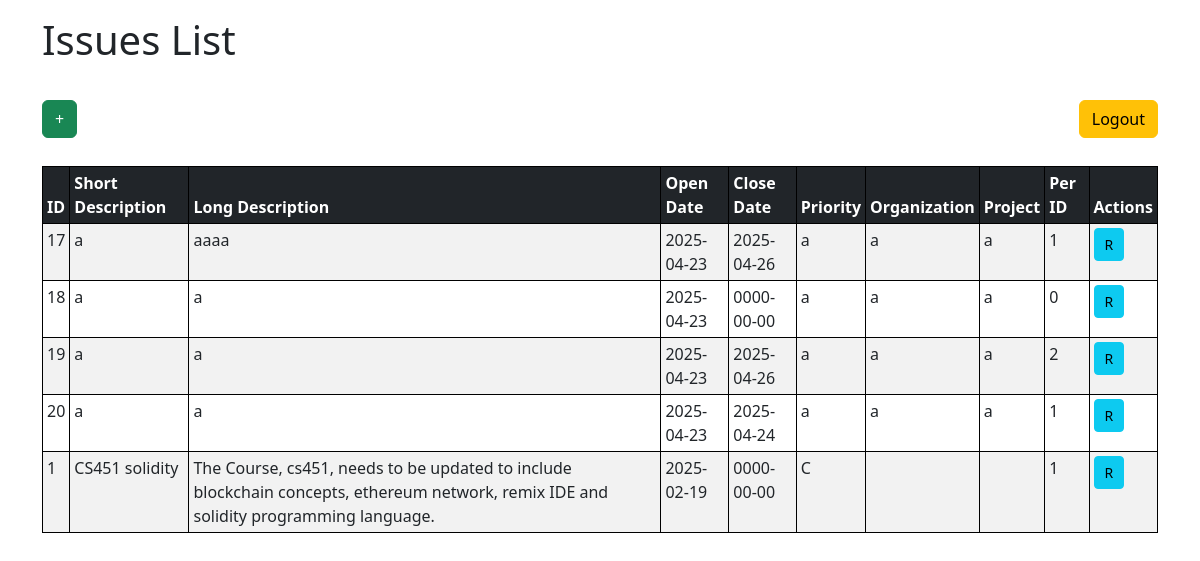
/issues_list.php (signed in), run on the app's committed database.
### tables this page shows
CREATE TABLE `iss_issues` (
  `id` int(11) NOT NULL,
  `short_description` varchar(255) NOT NULL,
  `long_description` text NOT NULL,
  `open_date` date NOT NULL,
  `close_date` date NOT NULL,
  `priority` varchar(255) NOT NULL,
  `org` varchar(255) NOT NULL,
  `project` varchar(255) NOT NULL,
  `per_id` int(11) NOT NULL,
  `pdf_attachment` varchar(255) DEFAULT NULL
);

### issues_list.php (the view, shortened to what this page needs)
<?php
$conn = new mysqli($servername, $username, $password, $dbname);
$issues_sql = "SELECT * FROM iss_issues ORDER BY open_date DESC";
$issues_result = $conn->query($issues_sql);
?>
<!DOCTYPE html>
<html lang="en">
<head>
    <link href="https://cdn.jsdelivr.net/npm/bootstrap@5.3.0/dist/css/bootstrap.min.css" rel="stylesheet">
</head>
<body>
    <div class="container mt-3">
    <h1>Issues List</h1>
    <div class="d-flex justify-content-between align-items-center mt-3">
        <div class="button-container">
        <button class="btn btn-success" data-bs-toggle="modal" data-bs-target="#addIssueModal">+</button>
        </div>
        <a href="logout.php" class="btn btn-warning">Logout</a>
    </div>
    <table class="table table-striped table-sm mt-2">
        <thead class="table-dark">
            <tr>
                <th>ID</th>
                <th>Short Description</th>
                <th>Long Description</th>
                <th>Open Date</th>
                <th>Close Date</th>
                <th>Priority</th>
                <th>Organization</th>
                <th>Project</th>
                <th>Per ID</th>
                <th>Actions</th>
            </tr>
        </thead>
        <tbody>
            <?php
            if ($issues_result->num_rows > 0) {
                while ($row = $issues_result->fetch_assoc()) {
                    echo "<tr>";
                    echo "<td>" . $row['id'] . "</td>";
                    echo "<td>" . htmlspecialchars($row['short_description']) . "</td>";
                    echo "<td>" . htmlspecialchars($row['long_description']) . "</td>";
                    echo "<td>" . $row['open_date'] . "</td>";
                    echo "<td>" . $row['close_date'] . "</td>";
                    echo "<td>" . htmlspecialchars($row['priority']) . "</td>";
                    echo "<td>" . htmlspecialchars($row['org']) . "</td>";
                    echo "<td>" . htmlspecialchars($row['project']) . "</td>";
                    echo "<td>" . $row['per_id'] . "</td>";
                    echo "<td>";
                    echo "<div class='action-buttons'>";
                    ?>
                     <button class="btn btn-info btn-sm" data-bs-toggle="modal" data-bs-target="#readIssue<?= $row['id']; ?>">R</button>
                    <?php
                    echo "</div>";
                    echo "</td>";
                    echo "</tr>";
                    ?>
           <?php     }
            }
             else {
                echo "<tr><td colspan='10'>No issues found</td></tr>";
             }
             ?>
        </tbody>
    </table>
    </div>
</body>
</html>

### issues_list.php (style rules this page uses)
table { width: 100%; border-collapse: collapse; }
table, th, td { border: 1px solid black; }
th, td { padding: 8px; text-align: left; }
.button-container { margin: 20px 0; }
.action-buttons { display: flex; gap: 10px; }
.action-buttons button { padding: 5px 10px; cursor: pointer; }

### data on the page
iss_issues: id "17", short_description "a", long_description "aaaa", open_date "2025-04-23", close_date "2025-04-26", priority "a", org "a", project "a", per "1"
iss_issues: id "18", short_description "a", long_description "a", open_date "2025-04-23", close_date "0000-00-00", priority "a", org "a", project "a", per "0"
iss_issues: id "19", short_description "a", long_description "a", open_date "2025-04-23", close_date "2025-04-26", priority "a", org "a", project "a", per "2"
iss_issues: id "20", short_description "a", long_description "a", open_date "2025-04-23", close_date "2025-04-24", priority "a", org "a", project "a", per "1"
iss_issues: id "1", short_description "CS451 solidity", long_description "The Course, cs451, needs to be updated to include blockchain concepts, ethereum network, remix IDE and solidity programming language.", open_date "2025-02-19", close_date "0000-00-00", priority "C", per "1"
